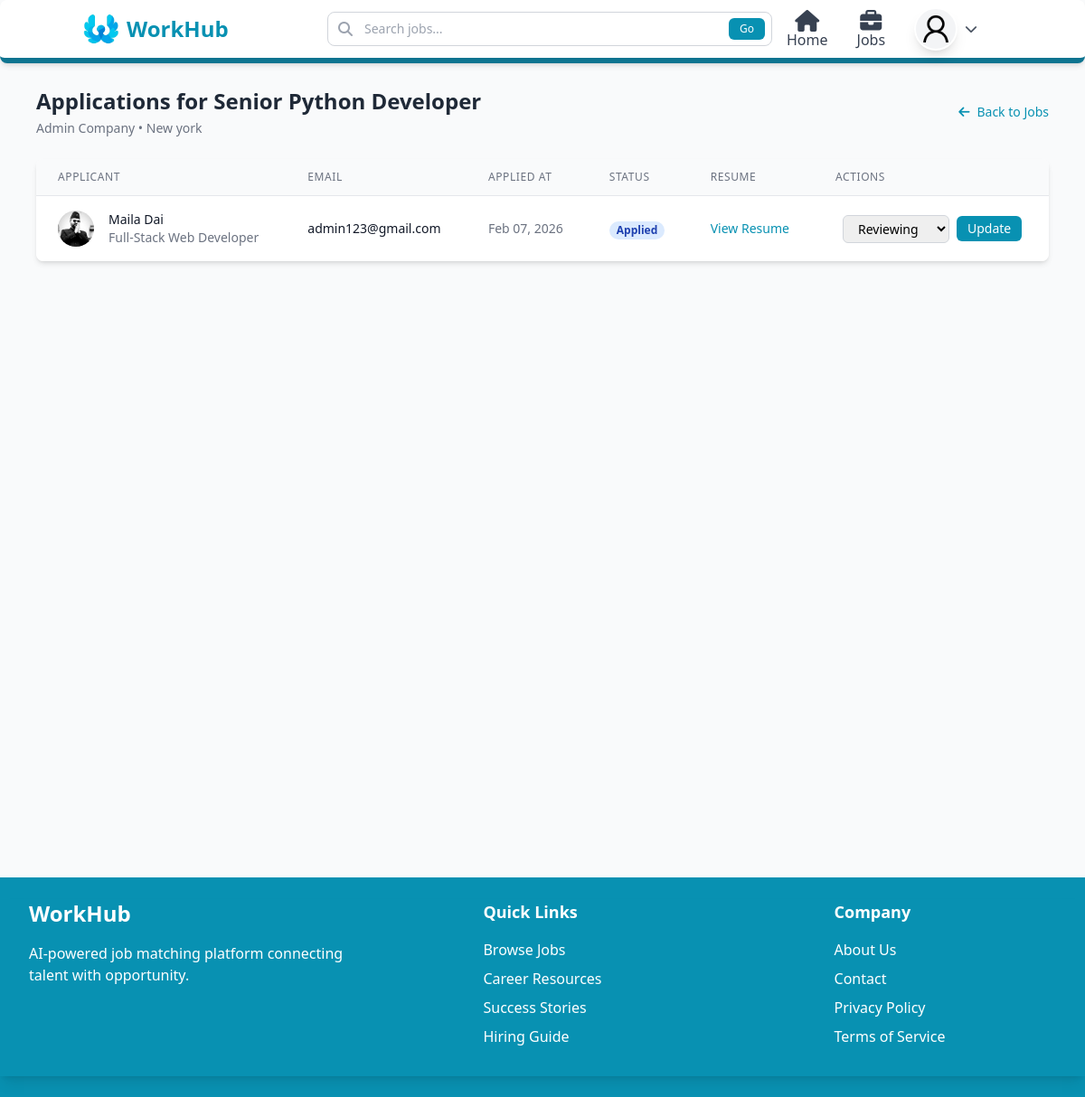
The page /jobs/2/applications (signed in) on the database its author committed.
### users/models.py (models this page shows, shortened)
class Profile(models.Model):
    def generateImagePath(instance, filename):
        return f"users/{instance.user.username}/{filename}"
    class RoleOptions(models.TextChoices):
        Admin = "Admin", "Admin"
        JobSeeker = "Job Seeker", "Job Seeker"
        Recruiter = "Recruiter", "Recruiter"
    class GenderOptions(models.TextChoices):
        Male = "Male", "Male"
        Female = "Female", "Female"
        Others = "Others", "Others"
    class JobTypeOptions(models.TextChoices):
        FullTime = "Full Time", "Full Time"
        PartTime = "Part Time", "Part Time"
        Contract = "Contract", "Contract"
        Intern = "Internship", "Internship"
    class WorkModeOptions(models.TextChoices):
        OnSite = "On-site", "On-site"
        Remote = "Remote", "Remote"
        Hybrid = "Hybrid", "Hybrid"
    user = models.OneToOneField(User, on_delete=models.CASCADE)
    position = models.CharField(max_length=100, blank=True)
    summary = models.TextField(blank=True)
    address = models.CharField(max_length=50)
    phone = models.CharField( max_length=10)
    nationality = models.CharField( max_length=15, default="Nepal")
    gender = models.CharField( choices=GenderOptions, default=GenderOptions.Male, max_length=6 )
    profile_image = models.ImageField( blank=True, null=True, upload_to=generateImagePath, default="users/default_user.png" )
    dob = models.DateField(blank=True, null=True)
    role = models.CharField(max_length=10, choices=RoleOptions, default=RoleOptions.JobSeeker)
    skills = models.ManyToManyField(Skill, blank=True, related_name="profiles")
    preferred_location = models.CharField(max_length=100, blank=True)
    preferred_job_type = models.CharField(max_length=50, choices=JobTypeOptions, blank=True)
    preferred_work_mode = models.CharField(max_length=20, choices=WorkModeOptions, blank=True)
    created_at = models.DateTimeField(auto_now_add=True)
    def completion_percentage(self):
        checks = [
            bool(self.position),
            bool(self.summary),
            bool(self.address),
            bool(self.phone),
            bool(self.dob),
            bool(self.profile_image),
            self.skills.exists(),
            self.educations.exists(),
            self.experiences.exists(),
            self.projects.exists(),
            bool(self.preferred_location),
            bool(self.preferred_job_type),
            bool(self.preferred_work_mode),
        ]
        completed = sum(checks)
        total = len(checks)
        return int((completed / total) * 100)

### jobs/models.py (models this page shows, shortened)
class Job(models.Model):
    class EMPLOYMENT_TYPE_CHOICES (models.TextChoices):
        FullTime = "Full Time", "Full Time"
        PartTime = "Part Time", "Part Time"
        Contract = "Contract", "Contract"
        Intern = "Internship", "Internship"
    class WORK_MODE_CHOICES (models.TextChoices):
        OnSite = "On-site", "On-site"
        Remote = "Remote", "Remote"
        Hybrid = "Hybrid", "Hybrid"
    title = models.CharField(max_length=150)
    description = models.TextField()
    company = models.ForeignKey(Company, on_delete=models.CASCADE, related_name="jobs")
    location = models.CharField(max_length=150)
    recruiter = models.ForeignKey(User, on_delete=models.CASCADE, related_name="jobs_recruited")
    employment_type = models.CharField(max_length=20, choices=EMPLOYMENT_TYPE_CHOICES, default=EMPLOYMENT_TYPE_CHOICES.FullTime )
    work_mode = models.CharField( max_length=20, choices=WORK_MODE_CHOICES , default=WORK_MODE_CHOICES.OnSite )
    min_experience = models.PositiveIntegerField( help_text="Minimum experience required (in years)"  )
    vacancies = models.PositiveIntegerField( default=1 )
    salary_min = models.PositiveIntegerField( null=True, blank=True )
    salary_max = models.PositiveIntegerField( null=True, blank=True )
    skills = models.ManyToManyField( Skill,  related_name="jobs", blank=True )
    is_active = models.BooleanField(default=True)
    created_at = models.DateTimeField(auto_now_add=True)
    updated_at = models.DateTimeField(auto_now=True)

### companies/models.py (models this page shows, shortened)
class Company(models.Model):
    def generateImagePath(instance, filename):
        return f"companies/{instance.created_by.username}/{filename}"
    class OrganizationSize(models.TextChoices):
        SIZE_1_10 = "1-10", "1-10 employees"
        SIZE_11_50 = "11-50", "11-50 employees"
        SIZE_51_200 = "51-200", "51-200 employees"
        SIZE_201_500 = "201-500", "201-500 employees"
        SIZE_501_1000 = "501-1000", "501-1000 employees"
        SIZE_1000_PLUS = "1000+", "1000+ employees"
    class OrganizationType(models.TextChoices):
        PRIVATE = "private", "Private"
        PUBLIC = "public", "Public"
        NON_PROFIT = "non_profit", "Non-profit"
        GOVERNMENT = "government", "Government"
        EDUCATIONAL = "educational", "Educational"
        SELF_EMPLOYED = "self_employed", "Self-employed"
    name = models.CharField(max_length=255)
    description = models.TextField(blank=True)
    public_url = models.SlugField(unique=True)
    website = models.URLField(blank=True)
    industry = models.CharField(max_length=100)
    organization_size = models.CharField(max_length=20, choices=OrganizationSize.choices)
    organization_type = models.CharField(max_length=20, choices=OrganizationType.choices)
    logo = models.ImageField(upload_to=generateImagePath,default="users/default_company.png")
    tagline = models.CharField(max_length=120, blank=True)
    created_by = models.ForeignKey(User, on_delete=models.CASCADE, related_name="companies_created")
    created_at = models.DateTimeField(auto_now_add=True)

### applications/models.py (models this page shows, shortened)
class Application(models.Model):
    class STATUS_CHOICES (models.TextChoices):
        Applied =   "applied", "Applied"
        Reviewing = "reviewing", "Reviewing"
        Shortlisted =  "shortlisted", "Shortlisted"
        Rejected =  "rejected", "Rejected"
        Hired =  "hired", "Hired"
    job = models.ForeignKey(Job, on_delete=models.CASCADE, related_name="applications")
    applicant = models.ForeignKey(User, on_delete=models.CASCADE, related_name="applications")
    status = models.CharField(max_length=20, choices=STATUS_CHOICES, default="applied")
    applied_at = models.DateTimeField(auto_now_add=True)
    updated_at = models.DateTimeField(auto_now=True)
    class Meta:
        unique_together = ("job", "applicant")
        ordering = ["-applied_at"]

### jobs/views.py (the view)
# urls.py: path("<int:pk>/applications", job_applications, name="job_applications")
@login_required(login_url="/user/login/")
def job_applications(request, pk):
    job = get_object_or_404(Job, pk=pk)
    user = request.user
    if not (job.recruiter == user or (job.company and job.company.created_by == user)):
        messages.error(request, "You are not authorized to view applications for this job.")
        return redirect("/company/pages?tab=jobs")
    applications = Application.objects.filter(job=job).select_related('applicant__profile').order_by('-applied_at')
    return render(request, "pages/jobs/job_applications.html", {"job": job, "applications": applications})

### templates/pages/jobs/job_applications.html (shortened to what this page needs)
{% extends 'layouts/main.html' %}
{% block content %}
<div class="mx-6 px-4 py-8">
  <div class="flex items-center justify-between mb-6">
    <div>
      <h1 class="text-2xl font-semibold text-gray-800">
        Applications for {{ job.title }}
      </h1>
      <p class="text-sm text-gray-500 mt-1">
        {{ job.company.name }} • {{ job.location }}
      </p>
    </div>
    <a href="/company/pages/?tab=jobs" class="text-cyan-600 hover:text-cyan-700 text-sm font-medium">
      <i class="fas fa-arrow-left mr-2"></i>Back to Jobs
    </a>
  </div>
  {% if applications %}
    <div class="bg-white shadow-md rounded-lg overflow-hidden">
      <table class="min-w-full divide-y divide-gray-200">
        <thead class="bg-gray-50">
          <tr>
            <th class="px-6 py-3 text-left text-xs font-medium text-gray-500 uppercase tracking-wider">Applicant</th>
            <th class="px-6 py-3 text-left text-xs font-medium text-gray-500 uppercase tracking-wider">Email</th>
            <th class="px-6 py-3 text-left text-xs font-medium text-gray-500 uppercase tracking-wider">Applied At</th>
            <th class="px-6 py-3 text-left text-xs font-medium text-gray-500 uppercase tracking-wider">Status</th>
            <th class="px-6 py-3 text-left text-xs font-medium text-gray-500 uppercase tracking-wider">Resume</th>
            <th class="px-6 py-3 text-left text-xs font-medium text-gray-500 uppercase tracking-wider">Actions</th>
          </tr>
        </thead>
        <tbody class="bg-white divide-y divide-gray-200">
          {% for application in applications %}
            <tr class="hover:bg-gray-50">
              <td class="px-6 py-4 whitespace-nowrap">
                <div class="flex items-center">
                  {% if application.applicant.profile.profile_image %}
                    <img class="h-10 w-10 rounded-full object-cover" src="{{ application.applicant.profile.profile_image.url }}" alt="{{ application.applicant.get_full_name }}">
                  {% else %}
                    <div class="h-10 w-10 rounded-full bg-gray-300 flex items-center justify-center">
                      <i class="fas fa-user text-gray-600"></i>
                    </div>
                  {% endif %}
                  <div class="ml-4">
                    <div class="text-sm font-medium text-gray-900">
                      {{ application.applicant.get_full_name|default:application.applicant.username }}
                    </div>
                    {% if application.applicant.profile.position %}
                      <div class="text-sm text-gray-500">
                        {{ application.applicant.profile.position }}
                      </div>
                    {% endif %}
                  </div>
                </div>
              </td>
              <td class="px-6 py-4 whitespace-nowrap text-sm text-gray-900">
                {{ application.applicant.email }}
              </td>
              <td class="px-6 py-4 whitespace-nowrap text-sm text-gray-500">
                {{ application.applied_at|date:"M d, Y" }}
              </td>
              <td class="px-6 py-4 whitespace-nowrap">
                <span class="px-2 inline-flex text-xs leading-5 font-semibold rounded-full
                  {% if application.status == 'applied' %}bg-blue-100 text-blue-800{% endif %}
                  {% if application.status == 'hired' %}bg-purple-100 text-purple-800{% endif %}">
                  {{ application.get_status_display }}
                </span>
              </td>
              <td class="px-6 py-4 whitespace-nowrap text-sm font-medium">
                <a href="{% url 'generate-resume' application.applicant.profile.id %}" class="text-cyan-600 hover:text-cyan-900">
                  View Resume
                </a>
              </td>
              <td class="px-6 py-4 whitespace-nowrap text-sm font-medium">
                <form method="post" action="{% url 'change_application_status' application.id %}" class="flex items-center space-x-2">
                  <select name="status" class="px-3 py-1 border border-gray-300 rounded-md text-sm focus:outline-none focus:ring-2 focus:ring-cyan-500">
                    <option value="reviewing" {% if application.status == 'reviewing' %}selected{% endif %} class="text-yellow-600">Reviewing</option>
                  </select>
                  <button type="submit" class="px-3 py-1 bg-cyan-600 text-white text-sm rounded-md hover:bg-cyan-700 transition">Update</button>
                </form>
              </td>
            </tr>
          {% endfor %}
        </tbody>
      </table>
    </div>
  {% endif %}
</div>
{% endblock %}

### templates/layouts/main.html (shortened to what this page needs)
<!DOCTYPE html>
<html lang="en">
  <head>
    <script src="https://cdn.tailwindcss.com"></script>
    <link rel="stylesheet" href="https://cdnjs.cloudflare.com/ajax/libs/font-awesome/6.5.0/css/all.min.css" />
  </head>
  <body class="bg-gray-50">
    <nav class="fixed w-full z-50 bg-white shadow-md border-b-[6px] border-cyan-700 rounded-lg no-print">
      <div class="mx-auto px-4 sm:px-6 lg:px-8 ml-[5%] mr-[5%]">
        <div class="grid grid-cols-4 space-x-4 items-center h-16">
          <a href="/" class="flex items-center gap-2">
            <img class="h-10 w-10" src="/media/system_image/logo1.png" alt="Logo" />
            <h1 class="hidden md:block text-2xl font-bold text-cyan-600">WorkHub</h1>
          </a>
          <div class="col-span-2 relative">
            <form method="GET" action="/jobs" class="flex items-center">
              <input type="text" name="search" placeholder="Search jobs..." value="{{ request.GET.search }}" class="w-[100%] pl-10 pr-4 py-2 border border-gray-300 rounded-lg focus:outline-none focus:ring-2 focus:ring-cyan-500 focus:border-transparent text-sm" />
              <i class="fas fa-search absolute left-3 top-1/2 -translate-y-1/2 text-gray-400"></i>
              <button type="submit" class="absolute right-2 top-1/2 -translate-y-1/2 px-3 py-1 bg-cyan-600 text-white text-xs rounded-md hover:bg-cyan-700 transition duration-300">Go</button>
            </form>
          </div>
          {% if request.user.is_authenticated %}
            <div class="hidden md:flex items-center space-x-8 ms-auto relative">
              <a href="/dashboard" class="mt-auto flex flex-col space-y-2 items-center text-gray-700 hover:text-cyan-600 transition duration-300">
                <i class="fa fa-xl fa-home"></i>
                <span class="">Home</span>
              </a>
              <a href="/jobs" class="mt-auto flex flex-col space-y-2 items-center text-gray-700 hover:text-cyan-600 transition duration-300">
                <i class="fa-solid fa-xl fa-briefcase"></i>
                <span class="">Jobs</span>
              </a>
              <div class="" id="profileDropdown">
                <button type="button" onclick="toggleDropdown()" class="flex items-center gap-2 focus:outline-none">
                  <img src="{{ request.user.profile.profile_image.url }}" alt="{{ user.username }}" class="w-12 h-12 rounded-full bg-gray-100 border-2 border-white shadow-lg object-cover hover:border-cyan-600 hover:scale-[1.05] transition duration-300 cursor-pointer" />
                  <i id="dropdownArrow" class="fas fa-chevron-down text-gray-600 text-sm transition-transform duration-300"></i>
                </button>
              </div>
            </div>
          {% endif %}
        </div>
      </div>
    </nav>
    <div class="flex flex-col pt-16 pb-4 min-h-[80vh]">
      {% block content %}
      {% endblock %}
    </div>
    <footer class="bg-cyan-600 text-white py-6 no-print">
      <div class="shadow-lg pb-8">
        <div class="max-w-7xl mx-auto px-4 sm:px-6 lg:px-8 grid grid-cols-1 md:grid-cols-3 gap-4">
          <div class="mx-auto">
            <h3 class="text-2xl font-bold mb-4">WorkHub</h3>
            <p class="">AI-powered job matching platform connecting talent with opportunity.</p>
          </div>
          <div class="mx-auto">
            <h4 class="text-lg font-semibold mb-4">Quick Links</h4>
            <ul class="space-y-2">
              <li>
                <a href="#" class="hover:text-green-400 transition duration-300">Browse Jobs</a>
              </li>
              <li>
                <a href="#" class="hover:text-green-400 transition duration-300">Career Resources</a>
              </li>
              <li>
                <a href="#" class="hover:text-green-400 transition duration-300">Success Stories</a>
              </li>
              <li>
                <a href="#" class="hover:text-green-400 transition duration-300">Hiring Guide</a>
              </li>
            </ul>
          </div>
          <div class="mx-auto">
            <h4 class="text-lg font-semibold mb-4">Company</h4>
            <ul class="space-y-2">
              <li>
                <a href="#" class="hover:text-green-400 transition duration-300">About Us</a>
              </li>
              <li>
                <a href="#" class="hover:text-green-400 transition duration-300">Contact</a>
              </li>
              <li>
                <a href="#" class="hover:text-green-400 transition duration-300">Privacy Policy</a>
              </li>
              <li>
                <a href="#" class="hover:text-green-400 transition duration-300">Terms of Service</a>
              </li>
            </ul>
          </div>
        </div>
      </div>
    </footer>
  </body>
</html>

### rows shown on the page
Job: title "Senior Python Developer", company.name "Admin Company", location "New york"
Application: applicant.profile.profile_image (picture), applicant.get_full_name "Maila Dai", applicant.profile.position "Full-Stack Web Developer", applicant.email "admin123@gmail.com", applied_at "Feb 07, 2026", status "Applied"
